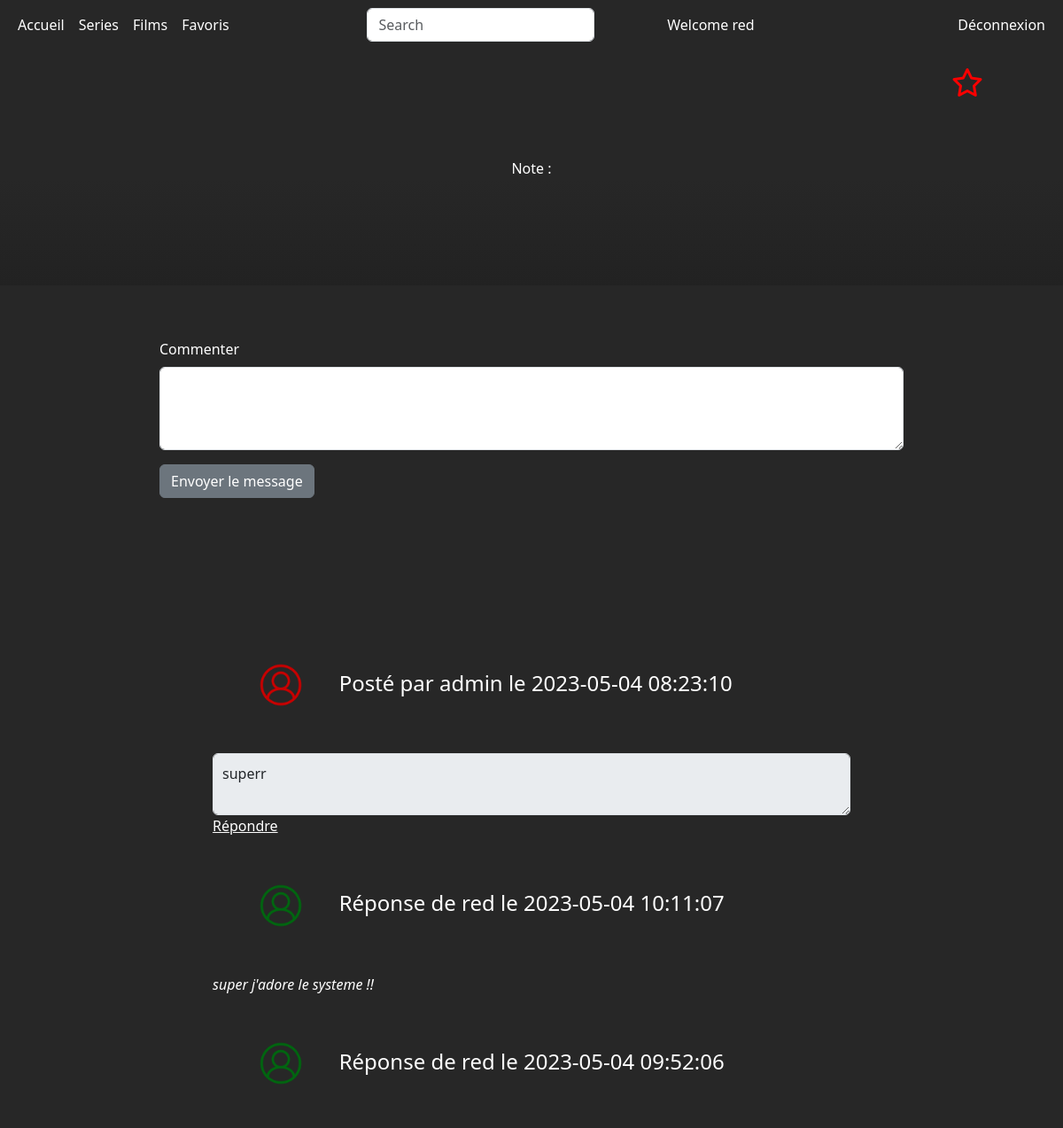
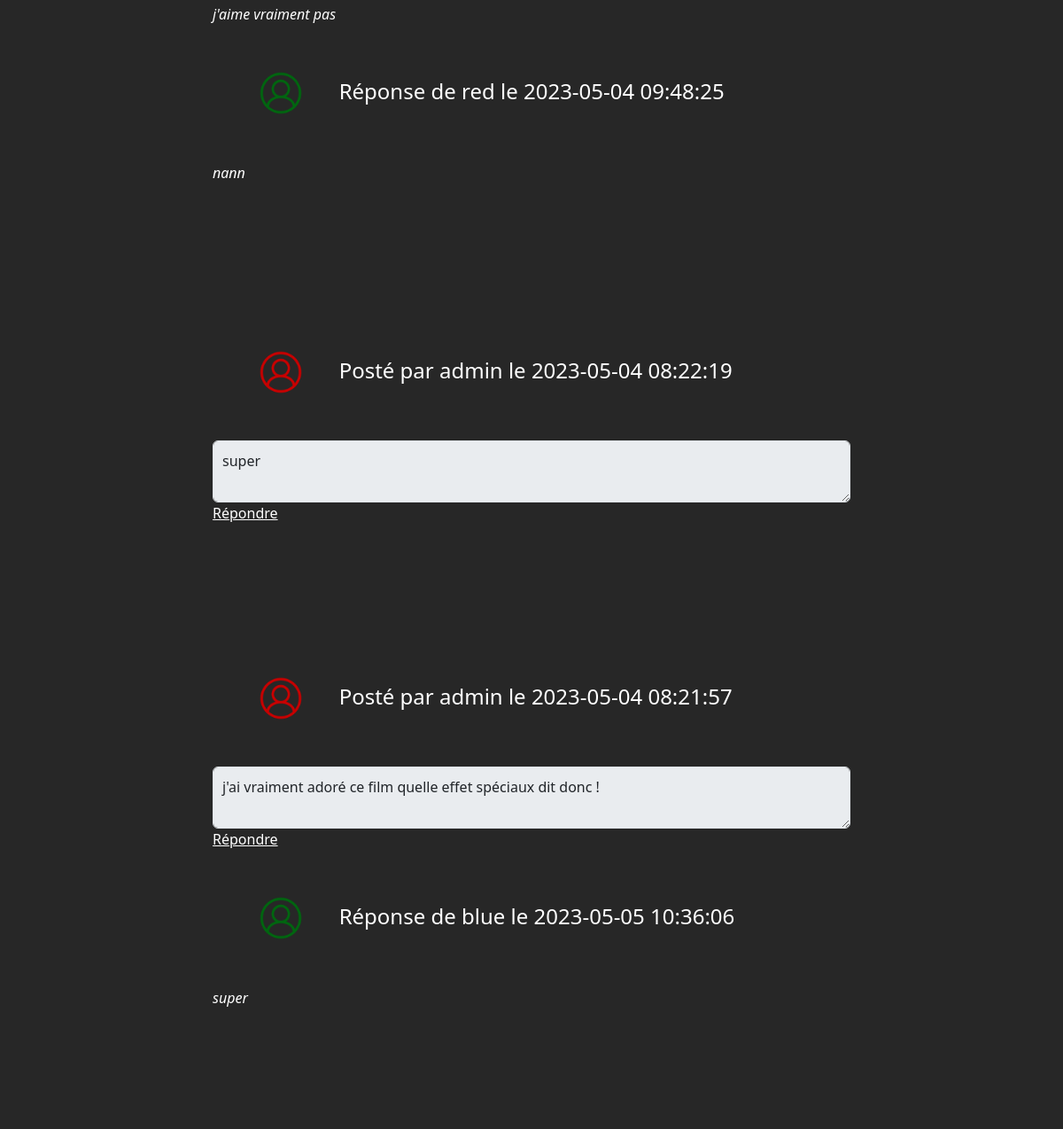
/detail.php?id=502356 (signed in), run on the app's committed database (2 pictures, top to bottom).
### tables this page shows
CREATE TABLE IF NOT EXISTS `commentaires` (
  `id` int NOT NULL AUTO_INCREMENT,
  `commentaire` text NOT NULL,
  `id_utilisateur` int NOT NULL,
  `id_film` int NOT NULL,
  `type` varchar(255) NOT NULL,
  `date` datetime NOT NULL,
  PRIMARY KEY (`id`)
);

CREATE TABLE IF NOT EXISTS `users` (
  `id` int NOT NULL AUTO_INCREMENT,
  `login` varchar(255) NOT NULL,
  `email` varchar(255) NOT NULL,
  `firstname` varchar(255) NOT NULL,
  `lastname` varchar(255) NOT NULL,
  `password` varchar(255) NOT NULL,
  `avatar` varchar(255) NOT NULL,
  PRIMARY KEY (`id`)
);

CREATE TABLE IF NOT EXISTS `reponses` (
  `id` int NOT NULL AUTO_INCREMENT,
  `reponse` text NOT NULL,
  `id_utilisateur` int NOT NULL,
  `id_commentaire` int NOT NULL,
  `date_reponse` datetime NOT NULL,
  PRIMARY KEY (`id`)
);

### detail.php (the view, shortened to what this page needs)
<!DOCTYPE html>
<html lang="en">
<head>
    <?php include_once("./inc/link.inc.php") ?>
</head>
<body id="details">
    <header>
        <?php include_once("./inc/nav-inc.php") ?>
    </header>
    <main>
        <div id="detail_container">
            <div id="film-description">
                <div id="img">
                    <form method="POST">
                        <button name="favorite" type='submit'><i id="favori" class="fa-regular fa-star" style="color: #fa0000;"></i></button>
                    </form>
                </div>
                <div id="title">
                </div>
                <div id="note">
                    Note :
                </div>
                <div id="resume">
                </div>
            </div>
            <div id="commentaire">
                <div id="add">
                    <?php
                    if (isset($_SESSION['user']) != null) { ?>
                        <form method="post" action="">
                            <div class="mb-3">
                                <label class="form-label">Commenter</label><br>
                                <textarea rows="3" class="form-control" name="commentaire"></textarea>
                            </div>
                            <div class="mb-3">
                                <input class="btn btn-secondary mb-3" type="submit" name="submit" value="Envoyer le message">
                            </div>
                        </form>
                    <?php
                    } else { ?>
                        <a class="bouton" href="./index.php?connect">Se Connecter</a>
                    <?php
                    }
                    ?>
                </div>
                <?php
                $recupCommentaire = $bdd->prepare("SELECT type, id_film ,`commentaires`.`id`,`commentaires`.`id_utilisateur`, login, avatar, commentaire , date FROM commentaires  JOIN users ON users.id = commentaires.id_utilisateur WHERE id_film = ? ORDER BY date DESC");
                $recupCommentaire->execute([$_GET['id']]);
                $commentaire = $recupCommentaire->fetchAll(PDO::FETCH_ASSOC);
                for ($i = 0; $i < sizeof($commentaire); $i++) :
                ?>
                    <div class="message">
                        <h2><?php if ($commentaire[$i]['login'] === 'admin') { ?>
                            <?php
                                echo "<img src='./style/icone-utilisateur-rouge.png'>";
                            } else {
                                echo "<img src='./style/icone-utilisateur-vert.png'>";
                            }
                            ?>
                            Posté par <?= $commentaire[$i]['login'] ?> le <?= $commentaire[$i]['date'] ?>
                        </h2>
                        <textarea class="form-control" disabled><?= $commentaire[$i]['commentaire'] ?></textarea>
                        <div id="modified">
                            <?php
                            if (isset($_SESSION['user']->login) == null) {
                                echo "";
                            } elseif ($commentaire[$i]['login'] == $_SESSION['user']->login || $_SESSION['user']->login == 'admin') { ?>
                                <a href="./detail.php?id=<?= $commentaire[$i]['id_film'] ?>&type=<?= $commentaire[$i]['type'] ?>&com_id=<?= $commentaire[$i]['id'] ?>">Supprimer</a>
                            <?php
                            } elseif ($commentaire[$i]['login'] != $_SESSION['user']->login) { ?>
                                <a class="monAncre">Répondre</a>
                            <?php }
                            ?>
                        </div>
                        <?php
                        $recupReponse = $bdd->prepare("SELECT users.login, users.avatar, reponses.id, reponses.id_utilisateur,reponses.id_commentaire, reponses.reponse, reponses.date_reponse FROM reponses JOIN users ON reponses.id_utilisateur = users.id JOIN commentaires ON reponses.id_commentaire = commentaires.id ORDER BY date_reponse DESC;");
                        $recupReponse->execute([]);
                        $reponse = $recupReponse->fetchAll();
                        for ($a = 0; $a < sizeof($reponse); $a++) :
                            if ($reponse[$a]['id_commentaire'] == $commentaire[$i]['id']) {
                        ?>
                                <div class="reponse">
                                    <h2><?php if ($reponse[$a]['login'] === 'admin') {
                                            echo "<img src='./style/icone-utilisateur-rouge.png'>";
                                        } else {
                                            echo "<img src='./style/icone-utilisateur-vert.png'>";
                                        }
                                        ?>
                                        Réponse de <?= $reponse[$a]['login'] ?> le <?= $reponse[$a]['date_reponse'] ?>
                                    </h2>
                                    <p>
                                        <i>
                                            <?= $reponse[$a]['reponse'] ?>
                                        </i>
                                    </p>
                                </div>
                        <?php
                            }
                        endfor;
                        ?>
                    </div>
                <?php
                endfor;
                ?>
            </div>
        </div>
    </main>
</body>
</html>

### style/origin.css (style rules this page uses)
html,body { margin: 0%; background-color: #272727; padding: 0%; }
body { height: 100vh; }
#details { background-repeat: no-repeat; background-size: cover; background-attachment: fixed; }
a { text-decoration: underline; color: white; }
h2 { margin: 2.5%; font-size: 1.5rem; }
main { height: 100vh; display: flex; flex-direction: column; }
#detail_container { height: 100vh; }
#film-description { margin: 0%; padding: 0%; display: flex; flex-direction: column; }
#img { display: flex; flex-direction: row-reverse; justify-content: space-between; align-items: center; }
#img form { background: linear-gradient(0.25turn, #00000000, #272727); font-size: xx-large; padding: 1% 7% 1% 0%; }
form button { background-color: #00000000; border: none; }
#title { text-align: center; letter-spacing: 1em; padding: 2%; color: white; }
#resume { background: linear-gradient(#00000000, #222222); padding: 5%; color: white; }
#note { text-align: center; color: white; }
img { margin: 5%; height: 200px; }
#commentaire { background-color: #272727; height: auto; color: white; }
#add { padding: 5%; margin-left: 10%; margin-right: 10%; margin-bottom: 5%; }
.message { padding: 0% 20% 10% 20%; }
textarea { overflow:hidden !important; padding:10px !important; display:block !important; }
h2 img { height: 50px !important; }

### data on the page
commentaires: users.login "admin", date "2023-05-04 08:23:10", commentaire "superr"
reponses: users.login "red", date_reponse "2023-05-04 10:11:07", reponse "super j'adore le systeme !!"
reponses: users.login "red", date_reponse "2023-05-04 09:52:06", reponse "j'aime vraiment pas"
reponses: users.login "red", date_reponse "2023-05-04 09:48:25", reponse "nann"
commentaires: users.login "admin", date "2023-05-04 08:22:19", commentaire "super"
commentaires: users.login "admin", date "2023-05-04 08:21:57", commentaire "j'ai vraiment adoré ce film quelle effet spéciaux dit donc !"
reponses: users.login "blue", date_reponse "2023-05-05 10:36:06", reponse "super"

### other printed values
$_SESSION['user']->firstname "red"
